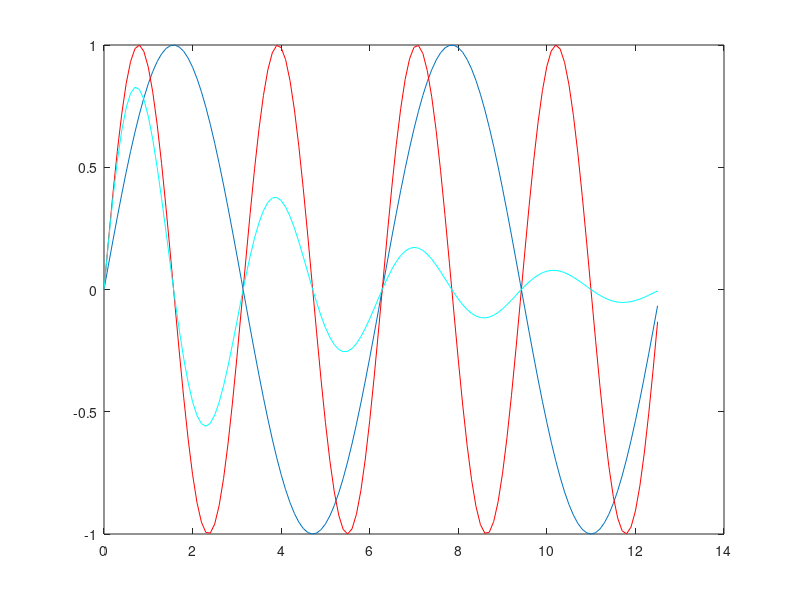

Reproduce this figure in MATLAB.
clc

% Write a MatLab code to plot sin t sin 2t and e sin t

t = [0:0.1:4*pi];

g1=sin(t.*1)
g2=sin(t.*2)
g3=exp(t.*(-0.25))


plot(t,g1);hold on;
plot(t,g2,'r');hold on;
plot(t,g3.*g2,'c');